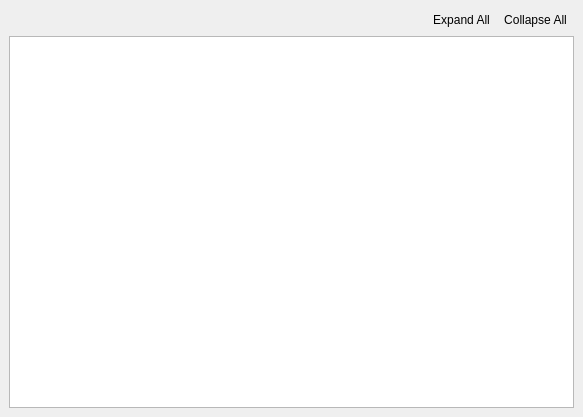
<?xml version="1.0" encoding="UTF-8"?>
<ui version="4.0">
 <class>TagsNavigationWidget</class>
 <widget class="QMainWindow" name="TagsNavigationWidget">
  <property name="geometry">
   <rect>
    <x>0</x>
    <y>0</y>
    <width>583</width>
    <height>417</height>
   </rect>
  </property>
  <property name="windowTitle">
   <string>Navigation window by tags</string>
  </property>
  <widget class="QWidget" name="centralwidget">
   <layout class="QVBoxLayout" name="verticalLayout">
    <item>
     <layout class="QHBoxLayout" name="horizontalLayout">
      <property name="spacing">
       <number>0</number>
      </property>
      <item>
       <spacer name="horizontalSpacer">
        <property name="orientation">
         <enum>Qt::Horizontal</enum>
        </property>
        <property name="sizeType">
         <enum>QSizePolicy::Expanding</enum>
        </property>
        <property name="sizeHint" stdset="0">
         <size>
          <width>5</width>
          <height>20</height>
         </size>
        </property>
       </spacer>
      </item>
      <item>
       <widget class="QToolButton" name="tButtonExpandAll">
        <property name="toolTip">
         <string>Expand All</string>
        </property>
        <property name="statusTip">
         <string>Expand All</string>
        </property>
        <property name="whatsThis">
         <string>Expand All</string>
        </property>
        <property name="text">
         <string>Expand All</string>
        </property>
        <property name="icon">
         <iconset resource="../NavigationPanel.qrc">
          <normaloff>:/expand all</normaloff>:/expand all</iconset>
        </property>
        <property name="autoRaise">
         <bool>true</bool>
        </property>
       </widget>
      </item>
      <item>
       <widget class="QToolButton" name="tButtonCollapseAll">
        <property name="toolTip">
         <string>Collapse All</string>
        </property>
        <property name="statusTip">
         <string>Collapse All</string>
        </property>
        <property name="whatsThis">
         <string>Collapse All</string>
        </property>
        <property name="text">
         <string>Collapse All</string>
        </property>
        <property name="icon">
         <iconset resource="../NavigationPanel.qrc">
          <normaloff>:/collapse all</normaloff>:/collapse all</iconset>
        </property>
        <property name="autoRaise">
         <bool>true</bool>
        </property>
       </widget>
      </item>
     </layout>
    </item>
    <item>
     <widget class="QTreeView" name="treeView">
      <property name="headerHidden">
       <bool>true</bool>
      </property>
     </widget>
    </item>
   </layout>
  </widget>
 </widget>
 <resources>
  <include location="../NavigationPanel.qrc"/>
 </resources>
 <connections/>
</ui>
